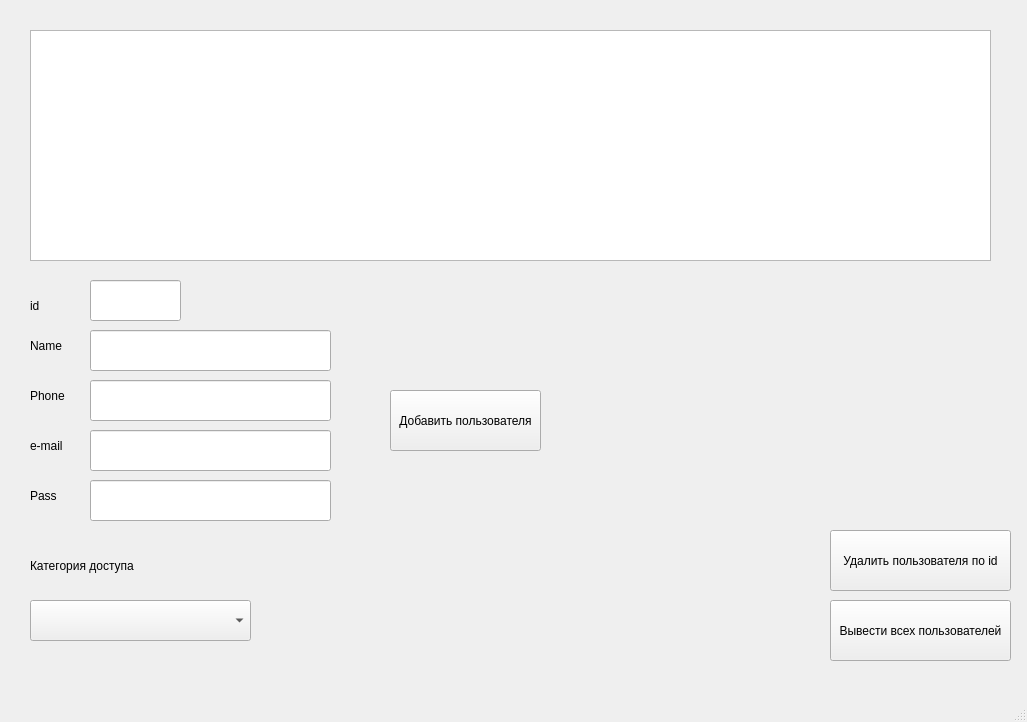
<?xml version="1.0" encoding="UTF-8"?>
<ui version="4.0">
 <class>MainWindow</class>
 <widget class="QMainWindow" name="MainWindow">
  <property name="geometry">
   <rect>
    <x>0</x>
    <y>0</y>
    <width>1027</width>
    <height>722</height>
   </rect>
  </property>
  <property name="windowTitle">
   <string>MainWindow</string>
  </property>
  <widget class="QWidget" name="centralwidget">
   <widget class="QPushButton" name="pushButton">
    <property name="geometry">
     <rect>
      <x>830</x>
      <y>600</y>
      <width>181</width>
      <height>61</height>
     </rect>
    </property>
    <property name="text">
     <string>Вывести всех пользователей</string>
    </property>
   </widget>
   <widget class="QTextEdit" name="textEdit">
    <property name="geometry">
     <rect>
      <x>30</x>
      <y>30</y>
      <width>961</width>
      <height>231</height>
     </rect>
    </property>
   </widget>
   <widget class="QPushButton" name="pushButton_2">
    <property name="geometry">
     <rect>
      <x>390</x>
      <y>390</y>
      <width>151</width>
      <height>61</height>
     </rect>
    </property>
    <property name="text">
     <string>Добавить пользователя</string>
    </property>
   </widget>
   <widget class="QLineEdit" name="lineEdit">
    <property name="geometry">
     <rect>
      <x>90</x>
      <y>280</y>
      <width>91</width>
      <height>41</height>
     </rect>
    </property>
    <property name="text">
     <string/>
    </property>
   </widget>
   <widget class="QLineEdit" name="lineEdit_2">
    <property name="geometry">
     <rect>
      <x>90</x>
      <y>330</y>
      <width>241</width>
      <height>41</height>
     </rect>
    </property>
    <property name="text">
     <string/>
    </property>
   </widget>
   <widget class="QLineEdit" name="lineEdit_3">
    <property name="geometry">
     <rect>
      <x>90</x>
      <y>380</y>
      <width>241</width>
      <height>41</height>
     </rect>
    </property>
    <property name="text">
     <string/>
    </property>
   </widget>
   <widget class="QLineEdit" name="lineEdit_4">
    <property name="geometry">
     <rect>
      <x>90</x>
      <y>430</y>
      <width>241</width>
      <height>41</height>
     </rect>
    </property>
    <property name="text">
     <string/>
    </property>
   </widget>
   <widget class="QLineEdit" name="lineEdit_5">
    <property name="geometry">
     <rect>
      <x>90</x>
      <y>480</y>
      <width>241</width>
      <height>41</height>
     </rect>
    </property>
    <property name="text">
     <string/>
    </property>
   </widget>
   <widget class="QComboBox" name="comboBox">
    <property name="geometry">
     <rect>
      <x>30</x>
      <y>600</y>
      <width>221</width>
      <height>41</height>
     </rect>
    </property>
   </widget>
   <widget class="QLabel" name="label">
    <property name="geometry">
     <rect>
      <x>30</x>
      <y>540</y>
      <width>311</width>
      <height>51</height>
     </rect>
    </property>
    <property name="text">
     <string>Категория доступа</string>
    </property>
   </widget>
   <widget class="QPushButton" name="pushButton_3">
    <property name="geometry">
     <rect>
      <x>830</x>
      <y>530</y>
      <width>181</width>
      <height>61</height>
     </rect>
    </property>
    <property name="text">
     <string>Удалить пользователя по id</string>
    </property>
   </widget>
   <widget class="QLabel" name="label_2">
    <property name="geometry">
     <rect>
      <x>30</x>
      <y>290</y>
      <width>61</width>
      <height>31</height>
     </rect>
    </property>
    <property name="text">
     <string>id</string>
    </property>
   </widget>
   <widget class="QLabel" name="label_3">
    <property name="geometry">
     <rect>
      <x>30</x>
      <y>330</y>
      <width>61</width>
      <height>31</height>
     </rect>
    </property>
    <property name="text">
     <string>Name</string>
    </property>
   </widget>
   <widget class="QLabel" name="label_4">
    <property name="geometry">
     <rect>
      <x>30</x>
      <y>380</y>
      <width>61</width>
      <height>31</height>
     </rect>
    </property>
    <property name="text">
     <string>Phone</string>
    </property>
   </widget>
   <widget class="QLabel" name="label_5">
    <property name="geometry">
     <rect>
      <x>30</x>
      <y>430</y>
      <width>61</width>
      <height>31</height>
     </rect>
    </property>
    <property name="text">
     <string>e-mail</string>
    </property>
   </widget>
   <widget class="QLabel" name="label_6">
    <property name="geometry">
     <rect>
      <x>30</x>
      <y>480</y>
      <width>61</width>
      <height>31</height>
     </rect>
    </property>
    <property name="text">
     <string>Pass</string>
    </property>
   </widget>
  </widget>
  <widget class="QMenuBar" name="menubar">
   <property name="geometry">
    <rect>
     <x>0</x>
     <y>0</y>
     <width>1027</width>
     <height>21</height>
    </rect>
   </property>
  </widget>
  <widget class="QStatusBar" name="statusbar"/>
 </widget>
 <resources/>
 <connections/>
</ui>
